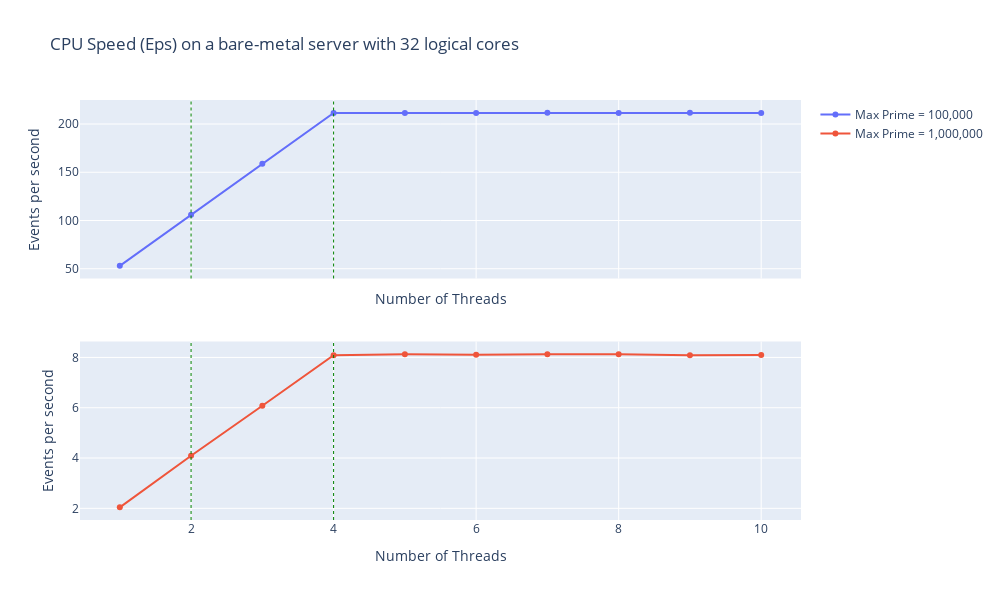

The notebook cell this image was saved under:
### Markdown cell above
## 2. Visualization

### Code cell
dff_100k = df.loc[df['Max Prime'] == 100000]
dff_1m = df.loc[df['Max Prime'] == 1000000]

plot1 = go.Scatter(x=dff_100k['Number of Threads'],
                   y=dff_100k['Events per second'],
                   mode='markers+lines',
                   name='Max Prime = 100,000')
 
plot2 = go.Scatter(x=dff_1m['Number of Threads'],
                   y=dff_1m['Events per second'],
                   mode='markers+lines',
                   name='Max Prime = 1,000,000')
 

xaxis_title="Number of Threads"
yaxis_title="Events per second"

fig = make_subplots(rows=2, cols=1, shared_xaxes=True)
fig.append_trace(plot1, 1, 1)
fig.append_trace(plot2, 2, 1)
fig.update_yaxes(title_text=yaxis_title, row=1, col=1)
fig.update_yaxes(title_text=yaxis_title, row=2, col=1)
fig.update_xaxes(title_text=xaxis_title, row=1, col=1)
fig.update_xaxes(title_text=xaxis_title, row=2, col=1)
fig.add_vline(x=4, line_width=1, line_dash="dot", line_color="green")
fig.add_vline(x=2, line_width=1, line_dash="dot", line_color="green")
fig['layout'].update(height=600, width=1000,
                     title='CPU Speed (Eps) on a bare-metal server with 32 logical cores')
fig.show()

### Figure 1 — Plotly figure (JSON) as saved in the notebook; plotly's stock layout.template omitted (floating-point values rounded to 4 significant figures)
{"data": [{"mode": "markers+lines", "name": "Max Prime = 100,000", "type": "scatter", "x": [1, 2, 3, 4, 5, 6, 7, 8, 9, 10], "xaxis": "x", "y": [53.02, 105.9, 158.7, 211.4, 211.4, 211.4, 211.8, 211.5, 211.7, 211.4], "yaxis": "y"}, {"mode": "markers+lines", "name": "Max Prime = 1,000,000", "type": "scatter", "x": [1, 2, 3, 4, 5, 6, 7, 8, 9, 10], "xaxis": "x2", "y": [2.04, 4.09, 6.08, 8.09, 8.13, 8.11, 8.13, 8.13, 8.09, 8.1], "yaxis": "y2"}], "layout": {"height": 600, "shapes": [{"line": {"color": "green", "dash": "dot", "width": 1}, "type": "line", "x0": 4, "x1": 4, "xref": "x", "y0": 0, "y1": 1, "yref": "y domain"}, {"line": {"color": "green", "dash": "dot", "width": 1}, "type": "line", "x0": 4, "x1": 4, "xref": "x2", "y0": 0, "y1": 1, "yref": "y2 domain"}, {"line": {"color": "green", "dash": "dot", "width": 1}, "type": "line", "x0": 2, "x1": 2, "xref": "x", "y0": 0, "y1": 1, "yref": "y domain"}, {"line": {"color": "green", "dash": "dot", "width": 1}, "type": "line", "x0": 2, "x1": 2, "xref": "x2", "y0": 0, "y1": 1, "yref": "y2 domain"}], "title": {"text": "CPU Speed (Eps) on a bare-metal server with 32 logical cores"}, "width": 1000, "xaxis": {"anchor": "y", "domain": [0, 1], "matches": "x2", "showticklabels": false, "title": {"text": "Number of Threads"}}, "xaxis2": {"anchor": "y2", "domain": [0, 1], "title": {"text": "Number of Threads"}}, "yaxis": {"anchor": "x", "domain": [0.575, 1], "title": {"text": "Events per second"}}, "yaxis2": {"anchor": "x2", "domain": [0, 0.425], "title": {"text": "Events per second"}}}}
